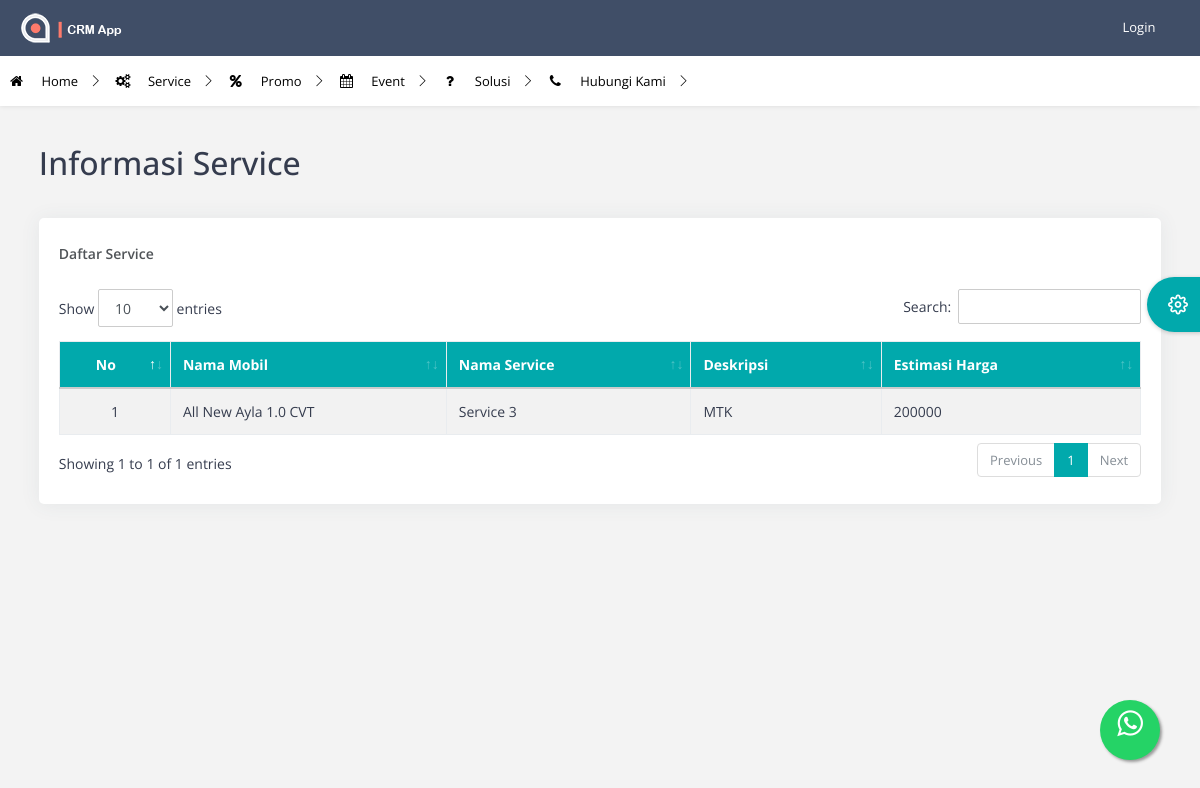
Screenshot of /index.php/site/service with the database file from the repository.
### tables this page shows
CREATE TABLE `service` (
  `id_service` varchar(100) NOT NULL,
  `nama_service` varchar(100) NOT NULL,
  `deskripsi` varchar(100) NOT NULL,
  `estimasi_harga` varchar(100) NOT NULL,
  `id_model_mobil` varchar(100) NOT NULL
);

CREATE TABLE `model_mobil` (
  `id_model_mobil` varchar(100) NOT NULL,
  `nama_model_mobil` varchar(100) NOT NULL
);

### application/libraries/Template.php (called while the page is built)
<?php if ( ! defined('BASEPATH')) exit('No direct script access allowed');
class Template {
		var $template_data = array();
		function set($name, $value)
		{
			$this->template_data[$name] = $value;
		}
		function load($template = '', $view = '' , $view_data = array(), $return = FALSE)
		{
			$this->CI =& get_instance();
			$this->set('contents', $this->CI->load->view($view, $view_data, TRUE));
			return $this->CI->load->view($template, $this->template_data, $return);
		}
}

### application/controllers/Site.php (called while the page is built, shortened)
<?php
class Site extends CI_Controller
{
function service()
{
  $data = array(
        'judul' => 'Daftar Service',
          'dt_service'=> $this->m_umum->get_service(),
    );
  $this->template->load('site/template', 'site/service', $data);
}
}
?>

### index.php (called while the page is built, shortened)
<?php
require_once BASEPATH.'core/CodeIgniter.php';

### application/models/M_umum.php (called while the page is built, shortened)
<?php
class M_umum extends CI_Model{
	function get_service()
	{
		$this->db->select('*');
		$this->db->from('service a');
		$this->db->join('model_mobil b', 'a.id_model_mobil=b.id_model_mobil', 'left');
		$query = $this->db->get();
		return $query->result();
	}
}
?>

### application/views/site/service.php (the view, shortened to what this page needs)
<div class="page-header">
                                    <div class="row align-items-end">
                                        <div class="col-lg-8">
                                            <div class="page-header-title">
                                                <div class="d-inline">
                                                    <h2>Informasi Service</h2>
                                                </div>
                                            </div>
                                        </div>
                                    </div>
                                </div>
                               <div class="page-body">
                                    <div class="row">
                                        <div class="col-sm-12">
<div class="card">
                                                <div class="card-header">
                                                    <h5><?php echo $judul; ?></h5>
                                                </div>
                                                <div class="card-block">
                                                    <div class="dt-responsive table-responsive">
                                                        <table id="simpletable" class="table table-striped table-bordered nowrap">
                                                            <thead class="bg-primary text-white">
                <tr>
                  <th><div align="center">No</div></th>
                  <th><div align="left">Nama Mobil</div></th>
                  <th><div align="left">Nama Service</div></th>
                  <th><div align="left">Deskripsi</div></th>
                  <th><div align="left">Estimasi Harga</div></th>
                </tr>
              </thead>
              <tbody>
                <?php
                $no=1;
                foreach ($dt_service as $d): ?>
                <tr>
                  <td><div align="center">
                    <?= $no++; ?>
                  </div></td>
                  <td>
                    <div align="left">
                      <?= $d->nama_model_mobil; ?>
                    </div></td>
                     <td>
                    <div align="left">
                      <?= $d->nama_service; ?>
                    </div></td>
                    <td>
                    <div align="left">
                      <?= $d->deskripsi; ?>
                    </div></td>
                    <td>
                    <div align="left">
                      <?= $d->estimasi_harga; ?>
                    </div></td>
                </tr>
                <?php endforeach; ?>
                                                            </tbody>
                                                        </table>
                                                    </div>
                                                </div>
                                            </div>
                                            </div>

### rows the page displays
service: id_model_mobil.nama_model_mobil "All New Ayla 1.0 CVT", nama_service "Service 3", deskripsi "MTK", estimasi_harga "200000"

### other values shown
$judul "Daftar Service"
